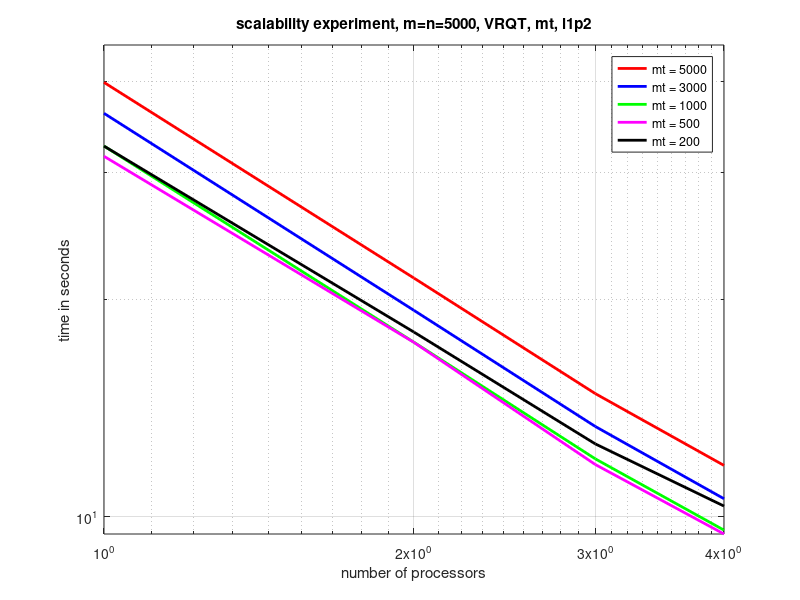
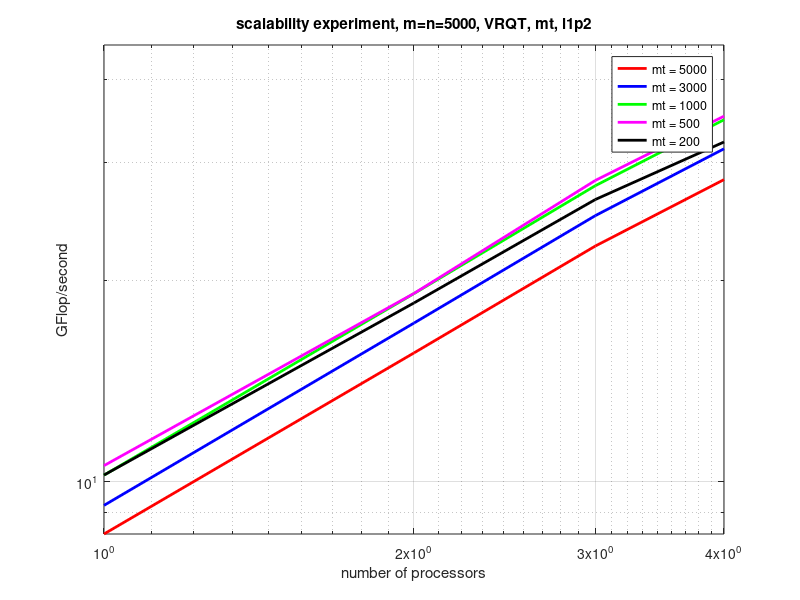
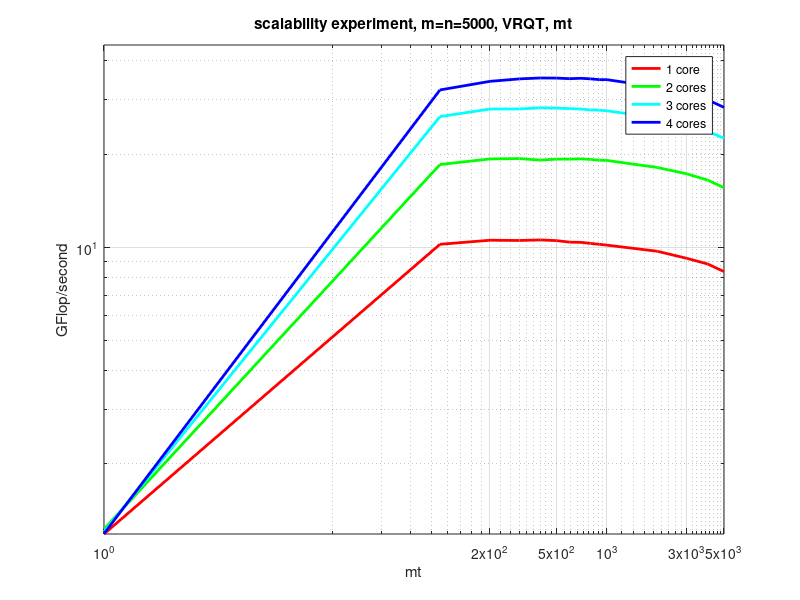
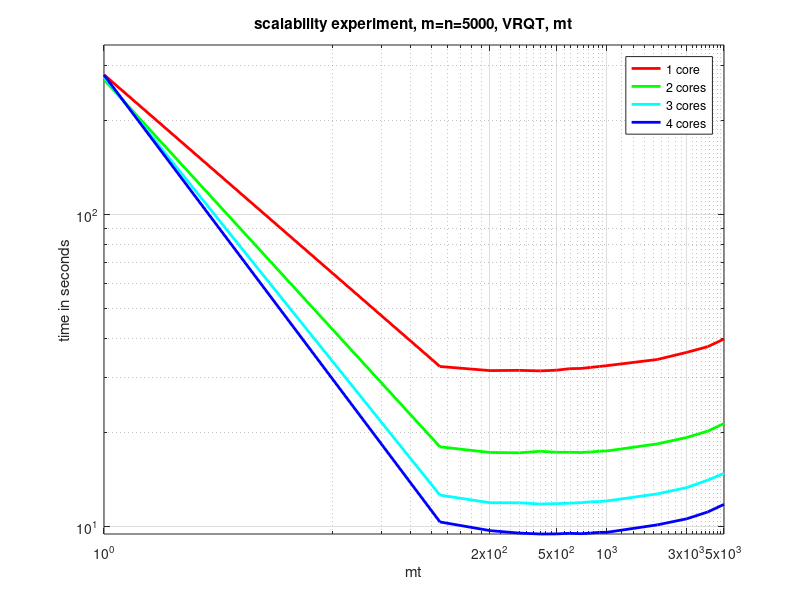

The MATLAB source for these figures, in order:
   clear
   close all
   X = load('test_timing_w03_l1p2__square__1thread.dat');
   m = X(:,2);
   perf = X(:,6);
   Y = load('test_timing_w03_l1p2__square__2threads.dat');
   m = Y(:,2);
   perf = Y(:,6);
   T = load('test_timing_w03_l1p2__square__3threads.dat');
   m = T(:,2);
   perf = T(:,6);
   Z = load('test_timing_w03_l1p2__square__4threads.dat');
   m = Z(:,2);
   perf = Z(:,6);

   ax = axes;
   loglog( [1 2 3 4 ], [ X(15,6) Y(15,6) T(15,6) Z(15,6) ], 'r', 'LineWidth', 2); hold on;
   %loglog( [1 2 3 4 ], [ X(15,6) X(15,6)/2 X(15,6)/3 X(15,6)/4 ], 'r--', 'LineWidth', 2); hold on;
   loglog( [1 2 3 4 ], [ X(13,6) Y(13,6) T(13,6) Z(13,6) ], 'b', 'LineWidth', 2); hold on;
   loglog( [1 2 3 4 ], [ X(10,6) Y(10,6) T(10,6) Z(10,6) ], 'g', 'LineWidth', 2); hold on;
   loglog( [1 2 3 4 ], [ X(5,6) Y(5,6) T(5,6) Z(5,6) ], 'm', 'LineWidth', 2); hold on;
   loglog( [1 2 3 4 ], [ X(2,6) Y(2,6) T(2,6) Z(2,6) ], 'k', 'LineWidth', 2); hold on;
   %loglog( [1 2 3 4 ], [ X(1,6) Y(1,6) T(1,6) Z(1,6) ], 'm', 'LineWidth', 2); hold on;
   %loglog( [1 2 3 4 ], [ X(1,6) X(1,6)/2 X(1,6)/3 X(1,6)/4 ], 'm--', 'LineWidth', 2); hold on;
   grid on
   set( ax, 'XTick',[ 1 2 3 4]);
   axis([1 4 0 45])

   legend
   legend('mt = 5000','mt = 3000','mt = 1000','mt = 500','mt = 200')
   title('scalability experiment, m=n=5000, VRQT, mt, l1p2')
   xlabel('number of processors')
   ylabel('time in seconds')

   figure
   ax = axes;
   loglog( [1 2 3 4 ], [ X(15,7) Y(15,7) T(15,7) Z(15,7) ], 'r', 'LineWidth', 2); hold on;
   %loglog( [1 2 3 4 ], [ X(15,7) 2*X(15,7) 3*X(15,7) 4*X(15,7) ], 'r--', 'LineWidth', 2); hold on;
   loglog( [1 2 3 4 ], [ X(13,7) Y(13,7) T(13,7) Z(13,7) ], 'b', 'LineWidth', 2); hold on;
   loglog( [1 2 3 4 ], [ X(10,7) Y(10,7) T(10,7) Z(10,7) ], 'g', 'LineWidth', 2); hold on;
   loglog( [1 2 3 4 ], [ X(5,7) Y(5,7) T(5,7) Z(5,7) ], 'm', 'LineWidth', 2); hold on;
   loglog( [1 2 3 4 ], [ X(2,7) Y(2,7) T(2,7) Z(2,7) ], 'k', 'LineWidth', 2); hold on;
   %loglog( [1 2 3 4 ], [ X(1,7) Y(1,7) T(1,7) Z(1,7) ], 'r', 'LineWidth', 2); hold on;
   %loglog( [1 2 3 4 ], [ X(1,7) X(1,7)/2 X(1,7)/3 X(1,7)/4 ], 'r--', 'LineWidth', 2); hold on;
   grid on
   set( ax, 'XTick',[ 1 2 3 4]);
   %set( ax, 'YTick',[ .5 1 1.5 2]);
   axis([1 4 0 45])

   legend
   legend('mt = 5000','mt = 3000','mt = 1000','mt = 500','mt = 200')
   title('scalability experiment, m=n=5000, VRQT, mt, l1p2')
   xlabel('number of processors')
   ylabel('GFlop/second')


  figure
   ax = axes;
   loglog( X(1:15,3), X(1:15,7) , 'r', 'LineWidth', 2); hold on;
   loglog( X(1:15,3), Y(1:15,7) , 'g', 'LineWidth', 2); hold on;
   loglog( X(1:15,3), T(1:15,7) , 'c', 'LineWidth', 2); hold on;
   loglog( X(1:15,3), Z(1:15,7) , 'b', 'LineWidth', 2); hold on;
   grid on
   set( ax, 'XTick',[ 1 200 500 1000 3000 5000]);
   axis([1 5000 0 45])

   legend
   legend('1 core','2 cores','3 cores','4 cores')
   title('scalability experiment, m=n=5000, VRQT, mt')
   xlabel('mt')
   ylabel('GFlop/second')

   figure
   ax = axes;
   loglog( X(1:15,3), X(1:15,6) , 'r', 'LineWidth', 2); hold on;
   loglog( X(1:15,3), Y(1:15,6) , 'g', 'LineWidth', 2); hold on;
   loglog( X(1:15,3), T(1:15,6) , 'c', 'LineWidth', 2); hold on;
   loglog( X(1:15,3), Z(1:15,6) , 'b', 'LineWidth', 2); hold on;
   grid on
   set( ax, 'XTick',[ 1 200 500 1000 3000 5000]);
   axis([1 5000 0 350])

   legend
   legend('1 core','2 cores','3 cores','4 cores')
   title('scalability experiment, m=n=5000, VRQT, mt')
   xlabel('mt')
   ylabel('time in seconds')

